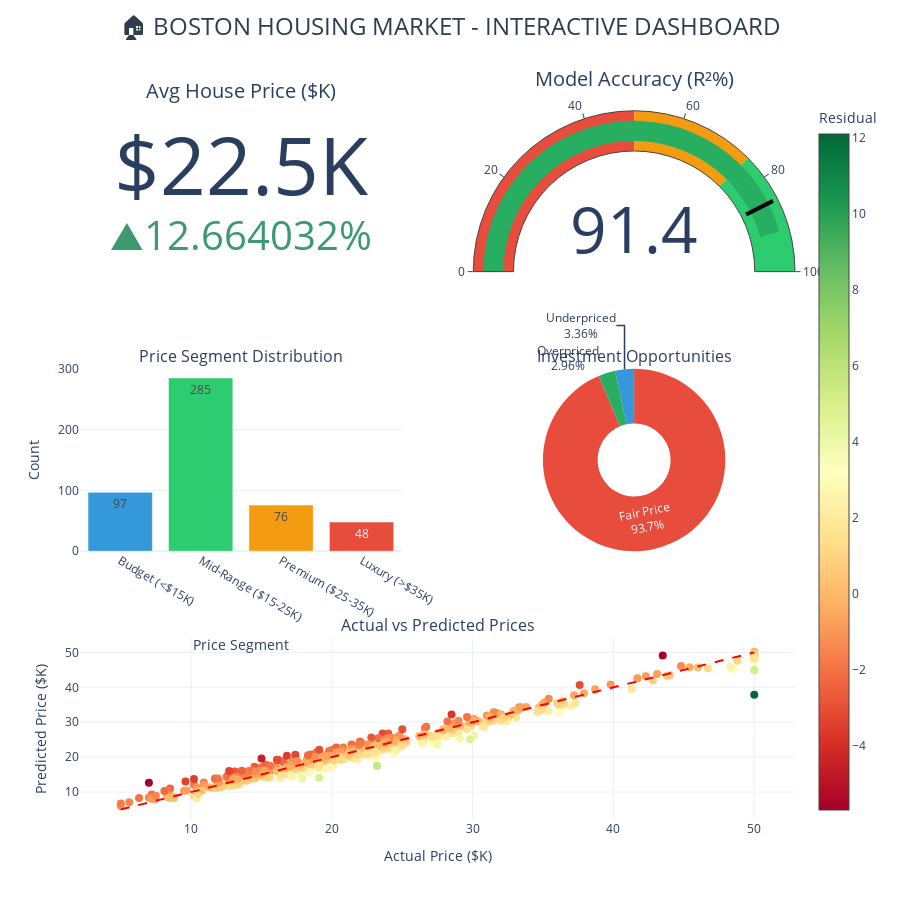
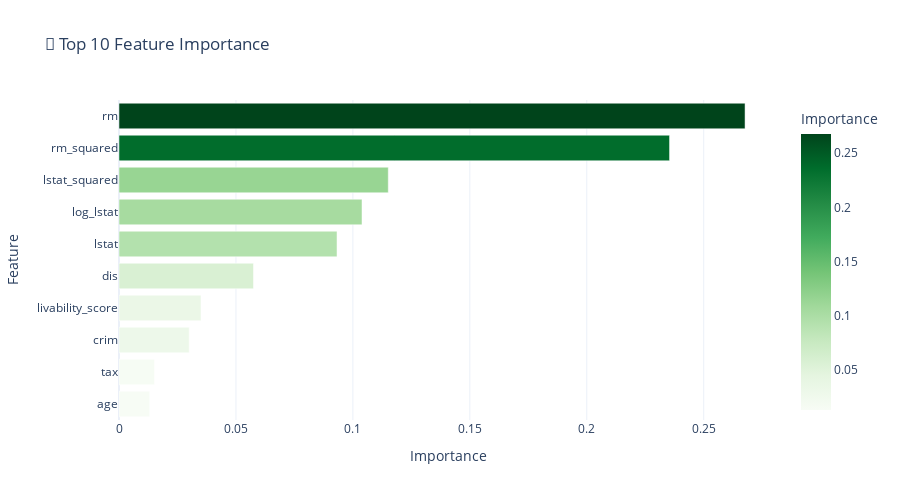
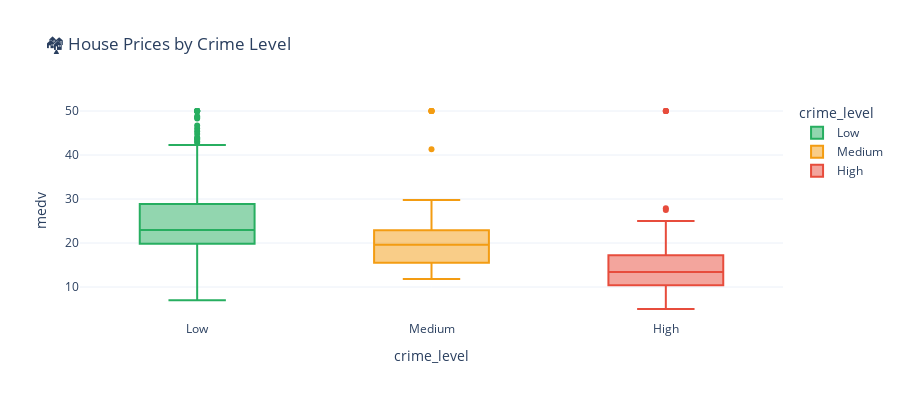
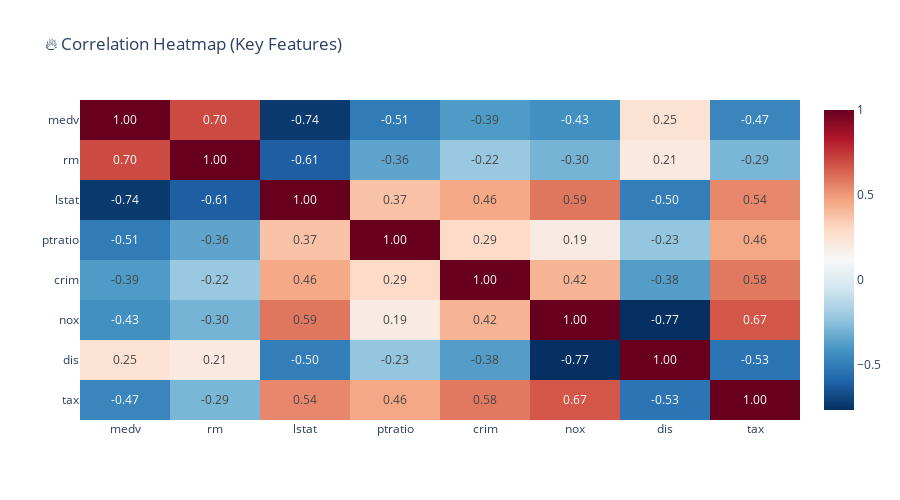

Write notebook code for charts like these, in order.
### Code cell
# =============================================================================
# INTERACTIVE DASHBOARD (Using Plotly - No Power BI needed!)
# =============================================================================

# Install plotly if needed
# !pip install plotly

import plotly.express as px
import plotly.graph_objects as go
from plotly.subplots import make_subplots

# Create dashboard data
df_dash = df.copy()
df_dash['predicted_price'] = best_model.predict(df_fe[feature_cols])
df_dash['residual'] = df_dash['medv'] - df_dash['predicted_price']
df_dash['price_segment'] = pd.cut(df_dash['medv'], bins=[0, 15, 25, 35, 50], 
                                   labels=['Budget (<$15K)', 'Mid-Range ($15-25K)', 
                                           'Premium ($25-35K)', 'Luxury (>$35K)'])
df_dash['investment_category'] = pd.cut(df_dash['residual'], bins=[-np.inf, -3, 3, np.inf], 
                                         labels=['Overpriced', 'Fair Price', 'Underpriced'])
df_dash['crime_level'] = pd.cut(df_dash['crim'], bins=[0, 1, 5, 100], labels=['Low', 'Medium', 'High'])

# Create Interactive Dashboard
fig = make_subplots(
    rows=3, cols=2,
    specs=[[{"type": "indicator"}, {"type": "indicator"}],
           [{"type": "bar"}, {"type": "pie"}],
           [{"type": "scatter", "colspan": 2}, None]],
    subplot_titles=("", "", "Price Segment Distribution", "Investment Opportunities", 
                    "Actual vs Predicted Prices"),
    vertical_spacing=0.12,
    horizontal_spacing=0.1
)

# KPI 1: Average Price
fig.add_trace(
    go.Indicator(
        mode="number+delta",
        value=df_dash['medv'].mean(),
        title={"text": "Avg House Price ($K)"},
        number={"prefix": "$", "suffix": "K", "valueformat": ".1f"},
        delta={"reference": 20, "relative": True},
        domain={'row': 0, 'column': 0}
    ), row=1, col=1
)

# KPI 2: Model Accuracy
fig.add_trace(
    go.Indicator(
        mode="gauge+number",
        value=results_df['R² Score'].max() * 100,
        title={"text": "Model Accuracy (R²%)"},
        gauge={
            'axis': {'range': [0, 100]},
            'bar': {'color': "#27AE60"},
            'steps': [
                {'range': [0, 50], 'color': "#E74C3C"},
                {'range': [50, 75], 'color': "#F39C12"},
                {'range': [75, 100], 'color': "#2ECC71"}
            ],
            'threshold': {'line': {'color': "black", 'width': 4}, 'thickness': 0.75, 'value': 85}
        }
    ), row=1, col=2
)

# Price Segment Bar Chart
segment_counts = df_dash['price_segment'].value_counts().sort_index()
fig.add_trace(
    go.Bar(
        x=segment_counts.index.astype(str),
        y=segment_counts.values,
        marker_color=['#3498DB', '#2ECC71', '#F39C12', '#E74C3C'],
        text=segment_counts.values,
        textposition='auto',
        name='Properties'
    ), row=2, col=1
)

# Investment Pie Chart
invest_counts = df_dash['investment_category'].value_counts()
fig.add_trace(
    go.Pie(
        labels=invest_counts.index,
        values=invest_counts.values,
        marker_colors=['#E74C3C', '#3498DB', '#27AE60'],
        hole=0.4,
        textinfo='percent+label'
    ), row=2, col=2
)

# Scatter Plot: Actual vs Predicted
fig.add_trace(
    go.Scatter(
        x=df_dash['medv'],
        y=df_dash['predicted_price'],
        mode='markers',
        marker=dict(
            size=8,
            color=df_dash['residual'],
            colorscale='RdYlGn',
            showscale=True,
            colorbar=dict(title="Residual")
        ),
        text=[f"Actual: ${m:.1f}K<br>Predicted: ${p:.1f}K<br>Diff: ${r:.1f}K" 
              for m, p, r in zip(df_dash['medv'], df_dash['predicted_price'], df_dash['residual'])],
        hovertemplate='%{text}<extra></extra>',
        name='Properties'
    ), row=3, col=1
)

# Add perfect prediction line
fig.add_trace(
    go.Scatter(
        x=[df_dash['medv'].min(), df_dash['medv'].max()],
        y=[df_dash['medv'].min(), df_dash['medv'].max()],
        mode='lines',
        line=dict(color='red', dash='dash', width=2),
        name='Perfect Prediction'
    ), row=3, col=1
)

# Update layout
fig.update_layout(
    title={
        'text': '🏠 BOSTON HOUSING MARKET - INTERACTIVE DASHBOARD',
        'y': 0.98,
        'x': 0.5,
        'xanchor': 'center',
        'yanchor': 'top',
        'font': {'size': 24, 'color': '#2C3E50'}
    },
    height=900,
    showlegend=False,
    template='plotly_white'
)

# Update axes labels
fig.update_xaxes(title_text="Price Segment", row=2, col=1)
fig.update_yaxes(title_text="Count", row=2, col=1)
fig.update_xaxes(title_text="Actual Price ($K)", row=3, col=1)
fig.update_yaxes(title_text="Predicted Price ($K)", row=3, col=1)

fig.show()

# -----------------------------------------------------------------------------
# ADDITIONAL INTERACTIVE CHARTS
# -----------------------------------------------------------------------------

# Feature Importance Interactive Bar Chart
fig_importance = px.bar(
    feature_importance.tail(10),
    x='Importance',
    y='Feature',
    orientation='h',
    title='🎯 Top 10 Feature Importance',
    color='Importance',
    color_continuous_scale='Greens'
)
fig_importance.update_layout(height=500, template='plotly_white')
fig_importance.show()

# Price by Crime Level Box Plot
fig_crime = px.box(
    df_dash,
    x='crime_level',
    y='medv',
    color='crime_level',
    title='🏘️ House Prices by Crime Level',
    color_discrete_map={'Low': '#27AE60', 'Medium': '#F39C12', 'High': '#E74C3C'}
)
fig_crime.update_layout(height=400, template='plotly_white')
fig_crime.show()

# Correlation Heatmap
fig_corr = px.imshow(
    df[['medv', 'rm', 'lstat', 'ptratio', 'crim', 'nox', 'dis', 'tax']].corr(),
    text_auto='.2f',
    title='🔥 Correlation Heatmap (Key Features)',
    color_continuous_scale='RdBu_r',
    aspect='auto'
)
fig_corr.update_layout(height=500, template='plotly_white')
fig_corr.show()

print("\n" + "="*60)
print("✅ INTERACTIVE DASHBOARD CREATED!")
print("="*60)
print("""
💡 TIP: Hover over charts to see details!
   - Zoom: Scroll or drag to select area
   - Pan: Hold shift and drag
   - Reset: Double-click

📊 These charts are INTERACTIVE - try clicking and hovering!
""")

### Figure 1 — Plotly figure (JSON) as saved in the notebook; plotly's stock layout.template omitted (floating-point values rounded to 4 significant figures; data arrays with more than 128 entries replaced by an {"elided": "..."} marker saying what was removed)
{"data": [{"delta": {"reference": 20, "relative": true}, "domain": {"column": 0, "row": 0, "x": [0, 0.45], "y": [0.7467, 1]}, "mode": "number+delta", "number": {"prefix": "$", "suffix": "K", "valueformat": ".1f"}, "title": {"text": "Avg House Price ($K)"}, "type": "indicator", "value": 22.53}, {"domain": {"x": [0.55, 1], "y": [0.7467, 1]}, "gauge": {"axis": {"range": [0, 100]}, "bar": {"color": "#27AE60"}, "steps": [{"color": "#E74C3C", "range": [0, 50]}, {"color": "#F39C12", "range": [50, 75]}, {"color": "#2ECC71", "range": [75, 100]}], "threshold": {"line": {"color": "black", "width": 4}, "thickness": 0.75, "value": 85}}, "mode": "gauge+number", "title": {"text": "Model Accuracy (R²%)"}, "type": "indicator", "value": 91.41}, {"marker": {"color": ["#3498DB", "#2ECC71", "#F39C12", "#E74C3C"]}, "name": "Properties", "text": [97.0, 285.0, 76.0, 48.0], "textposition": "auto", "type": "bar", "x": ["Budget (<$15K)", "Mid-Range ($15-25K)", "Premium ($25-35K)", "Luxury (>$35K)"], "xaxis": "x", "y": [97, 285, 76, 48], "yaxis": "y"}, {"domain": {"x": [0.55, 1], "y": [0.3733, 0.6267]}, "hole": 0.4, "labels": ["Fair Price", "Underpriced", "Overpriced"], "marker": {"colors": ["#E74C3C", "#3498DB", "#27AE60"]}, "textinfo": "percent+label", "type": "pie", "values": [474, 17, 15]}, {"hovertemplate": "%{text}<extra></extra>", "marker": {"color": {"elided": "506 float values"}, "colorbar": {"title": {"text": "Residual"}}, "colorscale": [[0, "rgb(165,0,38)"], [0.1, "rgb(215,48,39)"], [0.2, "rgb(244,109,67)"], [0.3, "rgb(253,174,97)"], [0.4, "rgb(254,224,139)"], [0.5, "rgb(255,255,191)"], [0.6, "rgb(217,239,139)"], [0.7, "rgb(166,217,106)"], [0.8, "rgb(102,189,99)"], [0.9, "rgb(26,152,80)"], [1, "rgb(0,104,55)"]], "showscale": true, "size": 8}, "mode": "markers", "name": "Properties", "text": {"elided": "506 str values"}, "type": "scatter", "x": {"elided": "506 float values"}, "xaxis": "x2", "y": {"elided": "506 float values"}, "yaxis": "y2"}, {"line": {"color": "red", "dash": "dash", "width": 2}, "mode": "lines", "name": "Perfect Prediction", "type": "scatter", "x": [5, 50], "xaxis": "x2", "y": [5, 50], "yaxis": "y2"}], "layout": {"annotations": [{"font": {"size": 16}, "showarrow": false, "text": "Price Segment Distribution", "x": 0.225, "xanchor": "center", "xref": "paper", "y": 0.6267, "yanchor": "bottom", "yref": "paper"}, {"font": {"size": 16}, "showarrow": false, "text": "Investment Opportunities", "x": 0.775, "xanchor": "center", "xref": "paper", "y": 0.6267, "yanchor": "bottom", "yref": "paper"}, {"font": {"size": 16}, "showarrow": false, "text": "Actual vs Predicted Prices", "x": 0.5, "xanchor": "center", "xref": "paper", "y": 0.2533, "yanchor": "bottom", "yref": "paper"}], "height": 900, "showlegend": false, "title": {"font": {"color": "#2C3E50", "size": 24}, "text": "🏠 BOSTON HOUSING MARKET - INTERACTIVE DASHBOARD", "x": 0.5, "xanchor": "center", "y": 0.98, "yanchor": "top"}, "xaxis": {"anchor": "y", "domain": [0, 0.45], "title": {"text": "Price Segment"}}, "xaxis2": {"anchor": "y2", "domain": [0, 1], "title": {"text": "Actual Price ($K)"}}, "yaxis": {"anchor": "x", "domain": [0.3733, 0.6267], "title": {"text": "Count"}}, "yaxis2": {"anchor": "x2", "domain": [0, 0.2533], "title": {"text": "Predicted Price ($K)"}}}}

### Figure 2 — Plotly figure (JSON) as saved in the notebook; plotly's stock layout.template omitted (floating-point values rounded to 4 significant figures)
{"data": [{"hovertemplate": "Importance=%{marker.color}<br>Feature=%{y}<extra></extra>", "legendgroup": "", "marker": {"color": [0.01311, 0.01514, 0.03, 0.03505, 0.05749, 0.09321, 0.1039, 0.1151, 0.2354, 0.2677], "coloraxis": "coloraxis", "pattern": {"shape": ""}}, "name": "", "orientation": "h", "showlegend": false, "textposition": "auto", "type": "bar", "x": [0.01311, 0.01514, 0.03, 0.03505, 0.05749, 0.09321, 0.1039, 0.1151, 0.2354, 0.2677], "xaxis": "x", "y": ["age", "tax", "crim", "livability_score", "dis", "lstat", "log_lstat", "lstat_squared", "rm_squared", "rm"], "yaxis": "y"}], "layout": {"barmode": "relative", "coloraxis": {"colorbar": {"title": {"text": "Importance"}}, "colorscale": [[0, "rgb(247,252,245)"], [0.125, "rgb(229,245,224)"], [0.25, "rgb(199,233,192)"], [0.375, "rgb(161,217,155)"], [0.5, "rgb(116,196,118)"], [0.625, "rgb(65,171,93)"], [0.75, "rgb(35,139,69)"], [0.875, "rgb(0,109,44)"], [1, "rgb(0,68,27)"]]}, "height": 500, "legend": {"tracegroupgap": 0}, "title": {"text": "🎯 Top 10 Feature Importance"}, "xaxis": {"anchor": "y", "domain": [0, 1], "title": {"text": "Importance"}}, "yaxis": {"anchor": "x", "domain": [0, 1], "title": {"text": "Feature"}}}}

### Figure 3 — Plotly figure (JSON) as saved in the notebook; plotly's stock layout.template omitted (floating-point values rounded to 4 significant figures; data arrays with more than 128 entries replaced by an {"elided": "..."} marker saying what was removed)
{"data": [{"alignmentgroup": "True", "hovertemplate": "crime_level=%{x}<br>medv=%{y}<extra></extra>", "legendgroup": "Low", "marker": {"color": "#27AE60"}, "name": "Low", "notched": false, "offsetgroup": "Low", "orientation": "v", "showlegend": true, "type": "box", "x": {"elided": "332 str values"}, "x0": " ", "xaxis": "x", "y": {"elided": "332 float values"}, "y0": " ", "yaxis": "y"}, {"alignmentgroup": "True", "hovertemplate": "crime_level=%{x}<br>medv=%{y}<extra></extra>", "legendgroup": "Medium", "marker": {"color": "#F39C12"}, "name": "Medium", "notched": false, "offsetgroup": "Medium", "orientation": "v", "showlegend": true, "type": "box", "x": ["Medium", "Medium", "Medium", "Medium", "Medium", "Medium", "Medium", "Medium", "Medium", "Medium", "Medium", "Medium", "Medium", "Medium", "Medium", "Medium", "Medium", "Medium", "Medium", "Medium", "Medium", "Medium", "Medium", "Medium", "Medium", "Medium", "Medium", "Medium", "Medium", "Medium", "Medium", "Medium", "Medium", "Medium", "Medium", "Medium", "Medium", "Medium", "Medium", "Medium", "Medium", "Medium", "Medium", "Medium", "Medium", "Medium", "Medium", "Medium", "Medium", "Medium", "Medium", "Medium", "Medium", "Medium", "Medium", "Medium", "Medium", "Medium", "Medium", "Medium", "Medium", "Medium", "Medium", "Medium", "Medium", "Medium", "Medium", "Medium"], "x0": " ", "xaxis": "x", "y": [23.1, 13.6, 15.2, 21.0, 12.7, 14.5, 13.2, 13.1, 13.5, 19.6, 14.4, 13.4, 15.6, 11.8, 13.8, 15.6, 14.6, 17.8, 15.4, 21.5, 19.6, 15.3, 19.4, 17.0, 15.6, 13.1, 41.3, 24.3, 23.3, 27.0, 50.0, 50.0, 50.0, 22.7, 25.0, 50.0, 23.8, 23.8, 22.3, 17.4, 19.1, 16.1, 21.7, 22.6, 25.0, 19.9, 20.8, 16.8, 21.9, 27.5, 21.9, 50.0, 14.1, 12.7, 16.4, 17.7, 19.9, 19.0, 19.1, 19.9, 19.6, 23.2, 29.8, 16.7, 21.8, 20.6, 21.2, 20.6], "y0": " ", "yaxis": "y"}, {"alignmentgroup": "True", "hovertemplate": "crime_level=%{x}<br>medv=%{y}<extra></extra>", "legendgroup": "High", "marker": {"color": "#E74C3C"}, "name": "High", "notched": false, "offsetgroup": "High", "orientation": "v", "showlegend": true, "type": "box", "x": ["High", "High", "High", "High", "High", "High", "High", "High", "High", "High", "High", "High", "High", "High", "High", "High", "High", "High", "High", "High", "High", "High", "High", "High", "High", "High", "High", "High", "High", "High", "High", "High", "High", "High", "High", "High", "High", "High", "High", "High", "High", "High", "High", "High", "High", "High", "High", "High", "High", "High", "High", "High", "High", "High", "High", "High", "High", "High", "High", "High", "High", "High", "High", "High", "High", "High", "High", "High", "High", "High", "High", "High", "High", "High", "High", "High", "High", "High", "High", "High", "High", "High", "High", "High", "High", "High", "High", "High", "High", "High", "High", "High", "High", "High", "High", "High", "High", "High", "High", "High", "High", "High", "High", "High", "High", "High"], "x0": " ", "xaxis": "x", "y": [17.8, 22.7, 23.1, 50.0, 50.0, 50.0, 50.0, 13.8, 13.8, 15.0, 13.9, 13.3, 13.1, 10.2, 10.4, 10.9, 11.3, 12.3, 8.8, 7.2, 10.5, 7.4, 10.2, 11.5, 15.1, 23.2, 9.7, 13.8, 12.7, 13.1, 12.5, 8.5, 5.0, 6.3, 5.6, 7.2, 12.1, 8.3, 8.5, 5.0, 11.9, 27.9, 17.2, 27.5, 15.0, 17.2, 17.9, 16.3, 7.0, 7.2, 7.5, 10.4, 8.8, 8.4, 16.7, 14.2, 20.8, 13.4, 11.7, 8.3, 10.2, 10.9, 11.0, 9.5, 14.5, 14.1, 16.1, 14.3, 11.7, 13.4, 9.6, 8.7, 8.4, 12.8, 10.5, 17.1, 18.4, 15.4, 10.8, 11.8, 14.9, 12.6, 14.1, 13.0, 13.4, 15.2, 16.1, 17.8, 14.9, 13.5, 14.9, 20.0, 19.5, 20.2, 21.4, 19.1, 20.1, 13.8, 13.3, 12.0, 14.6, 21.4, 23.0, 23.7, 25.0, 19.1], "y0": " ", "yaxis": "y"}], "layout": {"boxmode": "overlay", "height": 400, "legend": {"title": {"text": "crime_level"}, "tracegroupgap": 0}, "title": {"text": "🏘️ House Prices by Crime Level"}, "xaxis": {"anchor": "y", "categoryarray": ["Low", "Medium", "High"], "categoryorder": "array", "domain": [0, 1], "title": {"text": "crime_level"}}, "yaxis": {"anchor": "x", "domain": [0, 1], "title": {"text": "medv"}}}}

### Figure 4 — Plotly figure (JSON) as saved in the notebook; plotly's stock layout.template omitted (floating-point values rounded to 4 significant figures)
{"data": [{"coloraxis": "coloraxis", "hovertemplate": "x: %{x}<br>y: %{y}<br>color: %{z}<extra></extra>", "name": "0", "texttemplate": "%{z:.2f}", "type": "heatmap", "x": ["medv", "rm", "lstat", "ptratio", "crim", "nox", "dis", "tax"], "xaxis": "x", "y": ["medv", "rm", "lstat", "ptratio", "crim", "nox", "dis", "tax"], "yaxis": "y", "z": [[1.0, 0.6954, -0.7377, -0.5078, -0.3883, -0.4273, 0.2499, -0.4685], [0.6954, 1.0, -0.6138, -0.3555, -0.2192, -0.3022, 0.2052, -0.292], [-0.7377, -0.6138, 1.0, 0.374, 0.4556, 0.5909, -0.497, 0.544], [-0.5078, -0.3555, 0.374, 1.0, 0.2899, 0.1889, -0.2325, 0.4609], [-0.3883, -0.2192, 0.4556, 0.2899, 1.0, 0.421, -0.3797, 0.5828], [-0.4273, -0.3022, 0.5909, 0.1889, 0.421, 1.0, -0.7692, 0.668], [0.2499, 0.2052, -0.497, -0.2325, -0.3797, -0.7692, 1.0, -0.5344], [-0.4685, -0.292, 0.544, 0.4609, 0.5828, 0.668, -0.5344, 1.0]]}], "layout": {"coloraxis": {"colorscale": [[0, "rgb(5,48,97)"], [0.1, "rgb(33,102,172)"], [0.2, "rgb(67,147,195)"], [0.3, "rgb(146,197,222)"], [0.4, "rgb(209,229,240)"], [0.5, "rgb(247,247,247)"], [0.6, "rgb(253,219,199)"], [0.7, "rgb(244,165,130)"], [0.8, "rgb(214,96,77)"], [0.9, "rgb(178,24,43)"], [1, "rgb(103,0,31)"]]}, "height": 500, "title": {"text": "🔥 Correlation Heatmap (Key Features)"}, "xaxis": {"anchor": "y", "domain": [0, 1]}, "yaxis": {"anchor": "x", "autorange": "reversed", "domain": [0, 1]}}}
